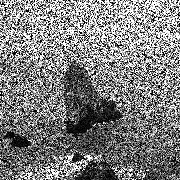
#> input picture Final Results/Explicit Scheme Train Kernel/gaussian_0.8/test_017.png, 180 x 180 px, given as the content of the folder clean_images, which was not available
$ jupyter execute 'Fixed Initialization.ipynb'   (text cells are left out)
#> lines starting #> are read from the running program, lines starting #| are printed output that depends on the picture; pictures that were not available may be replaced by others from this repository, and a replacement may not be noted
[cell 1]
import os
import numpy as np
import cv2
from scipy.optimize import minimize
from tqdm import tqdm

# Define the parameters
dt = 0.1  # Time step
initial_kernel = np.array([[0, 1, 0], [1, -4, 1], [0, 1, 0]])  # Initial kernel

# Pad the kernel to match the size of the image
padding = (initial_kernel.shape[0] - 1) // 2
initial_kernel_padded = np.pad(initial_kernel, padding, 'constant')

# Define the hyperparameter lambda
lambda_value = 0.1

# Function to compute g(s^2)
def g(s_squared):
    return 1 / (1 + (s_squared + lambda_value**2))

# Objective function to minimize
def objective_function(kernel_params, clean_images, noisy_images):
    kernel = kernel_params.reshape((3, 3))
    kernel_padded = np.pad(kernel, padding, 'constant')
    error = 0
    for clean_image, noisy_image in zip(clean_images, noisy_images):
        denoised_image = noisy_image.copy()
        for _ in range(20):
            denoised_image = denoise_image(denoised_image, kernel_padded)
        error += np.mean((denoised_image - clean_image) ** 2)  # Example error metric (MSE)
    return error

# Function to apply the update rule
def denoise_image(image, kernel):
    k_u = cv2.filter2D(image, -1, kernel)
    phi = k_u * g(k_u**2)
    p = dt * phi
    return image + p

# Load the training images (clean and noisy) from separate directories
clean_dir = 'clean_images'
noisy_dir = 'gaussian_0.8'

clean_images = []
noisy_images = []

for filename in os.listdir(clean_dir):
    if filename.endswith('.jpg') or filename.endswith('.png'):
        clean_image = cv2.imread(os.path.join(clean_dir, filename), 0)
#> clean_image is the input picture: shape (180, 180); min 0, max 255, mean 127
        clean_image = clean_image.astype(np.float32) / 255.0
        clean_images.append(clean_image)

        noisy_image = cv2.imread(os.path.join(noisy_dir, filename), 0)
        noisy_image = noisy_image.astype(np.float32) / 255.0
        noisy_images.append(noisy_image)

# Flatten initial kernel for optimization
initial_params = initial_kernel.flatten()

# Optimize the kernel parameters with tqdm progress bar
with tqdm(total=len(clean_images), desc='Training Kernel') as pbar:
    def update_progress(_):
        pbar.update(1)

    # Optimize the kernel parameters
    optimized_params = minimize(objective_function, initial_params, args=(clean_images, noisy_images),
                                callback=update_progress)
#> optimized_params = 10 items

# Reshape optimized parameters to obtain the trained kernel
trained_kernel = optimized_params.x.reshape((3, 3))
#> trained_kernel = [[0, 1, 0], [1, -4, 1], [0, 1, 0]]

# Pad the trained kernel
trained_kernel_padded = np.pad(trained_kernel, padding, 'constant')
#> trained_kernel_padded = [[0, 0, 0, 0, 0], [0, 0, 1, 0, 0], [0, 1, -4, 1, 0], [0, 0, 1, 0, 0], [0, 0, 0, 0, 0]]

# Load the test image
test_image = cv2.imread('test_0.8.png', 0)
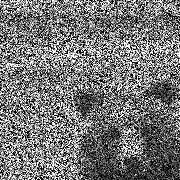
#> input picture Final Results/Explicit Scheme Train Kernel/test_0.8.png, 180 x 180 px
#> test_image is the input picture: shape (180, 180); min 0, max 255, mean 118.6
test_image = test_image.astype(np.float32) / 255.0

# Denoise the test image using the trained kernel
denoised_image = test_image.copy()
for _ in range(20):
    denoised_image = denoise_image(denoised_image, trained_kernel_padded)

cv2.imwrite('perona_0.8.jpg', denoised_image * 255.0)
#> Out = True

[cell 2]
print(trained_kernel)
#| [[ 0.  1.  0.]
#|  [ 1. -4.  1.]
#|  [ 0.  1.  0.]]

[cell 3]
import os
import numpy as np
import cv2
from scipy.optimize import minimize
from tqdm import tqdm

# Define the parameters
dt = 0.1  # Time step
initial_kernel = np.array([[0, 1, 0], [1, -4, 1], [0, 1, 0]])  # Initial kernel

# Pad the kernel to match the size of the image
padding = (initial_kernel.shape[0] - 1) // 2
initial_kernel_padded = np.pad(initial_kernel, padding, 'constant')

# Define the hyperparameter lambda
lambda_value = 0.1

# ReLU activation function
def relu(x):
    return np.maximum(0, x)

# Function to compute phi(x) using ReLU activation
def g(x):
    return relu(x)

# Objective function to minimize
def objective_function(kernel_params, clean_images, noisy_images):
    kernel = kernel_params.reshape((3, 3))
    kernel_padded = np.pad(kernel, padding, 'constant')
    error = 0
    for clean_image, noisy_image in zip(clean_images, noisy_images):
        denoised_image = noisy_image.copy()
        for _ in range(20):
            denoised_image = denoise_image(denoised_image, kernel_padded)
        error += np.mean((denoised_image - clean_image) ** 2)  # Example error metric (MSE)
    return error

# Function to apply the update rule
def denoise_image(image, kernel):
    k_u = cv2.filter2D(image, -1, kernel)
    p = dt * k_u * g(k_u)
    return image + p

# Load the training images (clean and noisy) from separate directories
clean_dir = 'clean_images'
noisy_dir = 'gaussian_0.8'

clean_images = []
noisy_images = []

for filename in os.listdir(clean_dir):
    if filename.endswith('.jpg') or filename.endswith('.png'):
        clean_image = cv2.imread(os.path.join(clean_dir, filename), 0)
        clean_image = clean_image.astype(np.float32) / 255.0
        clean_images.append(clean_image)

        noisy_image = cv2.imread(os.path.join(noisy_dir, filename), 0)
        noisy_image = noisy_image.astype(np.float32) / 255.0
        noisy_images.append(noisy_image)

# Flatten initial kernel for optimization
initial_params = initial_kernel.flatten()

# Optimize the kernel parameters with tqdm progress bar
with tqdm(total=len(clean_images), desc='Training Kernel') as pbar:
    def update_progress(_):
        pbar.update(1)

    # Optimize the kernel parameters
    optimized_params = minimize(objective_function, initial_params, args=(clean_images, noisy_images),
                                callback=update_progress)

# Reshape optimized parameters to obtain the trained kernel
trained_kernel = optimized_params.x.reshape((3, 3))

# Pad the trained kernel
trained_kernel_padded = np.pad(trained_kernel, padding, 'constant')

# Load the test image
test_image = cv2.imread('test_0.8.png', 0)
test_image = test_image.astype(np.float32) / 255.0

# Denoise the test image using the trained kernel
denoised_image = test_image.copy()
for _ in range(20):
    denoised_image = denoise_image(denoised_image, trained_kernel_padded)

cv2.imwrite('relu_0.8.jpg', denoised_image * 255.0)
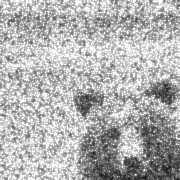
#> saved as relu_0.8.jpg: shape (180, 180); min 17, max 255, mean 177.8
#> Out = True

[cell 4]
print(trained_kernel)
#| [[ 0.  1.  0.]
#|  [ 1. -4.  1.]
#|  [ 0.  1.  0.]]

[cell 5]
import os
import numpy as np
import cv2
from scipy.optimize import minimize
from tqdm import tqdm

# Define the parameters
dt = 0.1  # Time step
initial_kernel = np.array([[0, 1, 0], [1, -4, 1], [0, 1, 0]])  # Initial kernel

# Pad the kernel to match the size of the image
padding = (initial_kernel.shape[0] - 1) // 2
initial_kernel_padded = np.pad(initial_kernel, padding, 'constant')

# Define the hyperparameter lambda
lambda_value = 0.1

# Function to compute g(s^2)
def g(s_squared):
    denom = np.sqrt(1 + s_squared/lambda_value**2)
    return np.sqrt(s_squared)/denom

# Objective function to minimize
def objective_function(kernel_params, clean_images, noisy_images):
    kernel = kernel_params.reshape((3, 3))
    kernel_padded = np.pad(kernel, padding, 'constant')
    error = 0
    for clean_image, noisy_image in zip(clean_images, noisy_images):
        denoised_image = noisy_image.copy()
        for _ in range(20):
            denoised_image = denoise_image(denoised_image, kernel_padded)
        error += np.mean((denoised_image - clean_image) ** 2)  # Example error metric (MSE)
    return error

# Function to apply the update rule
def denoise_image(image, kernel):
    k_u = cv2.filter2D(image, -1, kernel)
    phi = k_u*g(k_u**2)
    p = dt * phi
    return image + p

# Load the training images (clean and noisy) from separate directories
clean_dir = 'clean_images'
noisy_dir = 'gaussian_0.8'

clean_images = []
noisy_images = []

for filename in os.listdir(clean_dir):
    if filename.endswith('.jpg') or filename.endswith('.png'):
        clean_image = cv2.imread(os.path.join(clean_dir, filename), 0)
        clean_image = clean_image.astype(np.float32) / 255.0
        clean_images.append(clean_image)

        noisy_image = cv2.imread(os.path.join(noisy_dir, filename), 0)
        noisy_image = noisy_image.astype(np.float32) / 255.0
        noisy_images.append(noisy_image)

# Flatten initial kernel for optimization
initial_params = initial_kernel.flatten()

# Optimize the kernel parameters with tqdm progress bar
with tqdm(total=len(clean_images), desc='Training Kernel') as pbar:
    def update_progress(_):
        pbar.update(1)

    # Optimize the kernel parameters
    optimized_params = minimize(objective_function, initial_params, args=(clean_images, noisy_images),
                                callback=update_progress)

# Reshape optimized parameters to obtain the trained kernel
trained_kernel = optimized_params.x.reshape((3, 3))

# Pad the trained kernel
trained_kernel_padded = np.pad(trained_kernel, padding, 'constant')

# Load the test image
test_image = cv2.imread('test_0.8.png', 0)
test_image = test_image.astype(np.float32) / 255.0

# Denoise the test image using the trained kernel
denoised_image = test_image.copy()
for _ in range(20):
    denoised_image = denoise_image(denoised_image, trained_kernel_padded)
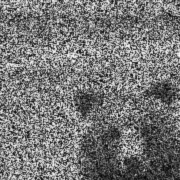
#> denoised_image: shape (180, 180) float32; min 0.0282, max 0.972, mean 0.465

cv2.imwrite('charbonier_0.8.jpg', denoised_image * 255.0)
#> Out = True

[cell 6]
print(trained_kernel)
#| [[ 0.  1.  0.]
#|  [ 1. -4.  1.]
#|  [ 0.  1.  0.]]

[cell 7]
import os
import numpy as np
import cv2
from scipy.optimize import minimize
from tqdm import tqdm

# Define the parameters
dt = 0.1  # Time step
initial_kernel = np.array([[1, 1, 1], [1, -8, 1], [1, 1, 1]])  # Initial kernel

# Pad the kernel to match the size of the image
padding = (initial_kernel.shape[0] - 1) // 2
initial_kernel_padded = np.pad(initial_kernel, padding, 'constant')

# Define the hyperparameter lambda
lambda_value = 0.1

# Function to compute g(s^2)
def g(s_squared):
    return 1 / (1 + (s_squared + lambda_value**2))

# Objective function to minimize
def objective_function(kernel_params, clean_images, noisy_images):
    kernel = kernel_params.reshape((3, 3))
    kernel_padded = np.pad(kernel, padding, 'constant')
    error = 0
    for clean_image, noisy_image in zip(clean_images, noisy_images):
        denoised_image = noisy_image.copy()
        for _ in range(20):
            denoised_image = denoise_image(denoised_image, kernel_padded)
        error += np.mean((denoised_image - clean_image) ** 2)  # Example error metric (MSE)
    return error

# Function to apply the update rule
def denoise_image(image, kernel):
    k_u = cv2.filter2D(image, -1, kernel)
    phi = k_u * g(k_u**2)
    p = dt * phi
    return image + p

# Load the training images (clean and noisy) from separate directories
clean_dir = 'clean_images'
noisy_dir = 'gaussian_0.8'

clean_images = []
noisy_images = []

for filename in os.listdir(clean_dir):
    if filename.endswith('.jpg') or filename.endswith('.png'):
        clean_image = cv2.imread(os.path.join(clean_dir, filename), 0)
        clean_image = clean_image.astype(np.float32) / 255.0
        clean_images.append(clean_image)

        noisy_image = cv2.imread(os.path.join(noisy_dir, filename), 0)
        noisy_image = noisy_image.astype(np.float32) / 255.0
        noisy_images.append(noisy_image)

# Flatten initial kernel for optimization
initial_params = initial_kernel.flatten()

# Optimize the kernel parameters with tqdm progress bar
with tqdm(total=len(clean_images), desc='Training Kernel') as pbar:
    def update_progress(_):
        pbar.update(1)

    # Optimize the kernel parameters
    optimized_params = minimize(objective_function, initial_params, args=(clean_images, noisy_images),
                                callback=update_progress)

# Reshape optimized parameters to obtain the trained kernel
trained_kernel = optimized_params.x.reshape((3, 3))
#> trained_kernel = [[1, 1, 1], [1, -8, 1], [1, 1, 1]]

# Pad the trained kernel
trained_kernel_padded = np.pad(trained_kernel, padding, 'constant')
#> trained_kernel_padded = [[0, 0, 0, 0, 0], [0, 1, 1, 1, 0], [0, 1, -8, 1, 0], [0, 1, 1, 1, 0], [0, 0, 0, 0, 0]]

# Load the test image
test_image = cv2.imread('test_0.8.png', 0)
test_image = test_image.astype(np.float32) / 255.0

# Denoise the test image using the trained kernel
denoised_image = test_image.copy()
for _ in range(20):
    denoised_image = denoise_image(denoised_image, trained_kernel_padded)
#> this loop made 20 passes
#> pass 1, in denoise_image (call 201), `k_u = cv2.filter2D(image, -1, kernel)`:
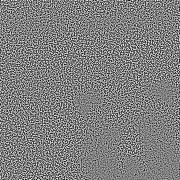
#> k_u: shape (180, 180) float32; min -7.06, max 7.06, mean 0.00109; drawn with min black and max white
#> pass 1, in denoise_image (call 201), `phi = k_u * g(k_u**2)`:
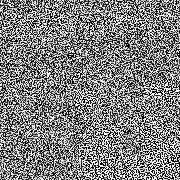
#> phi: shape (180, 180) float32; min -0.498, max 0.498, mean 0.00257; drawn with min black and max white
#> after the loop:
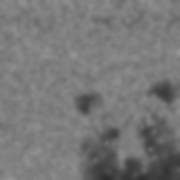
#> denoised_image: shape (180, 180) float32; min 0.186, max 0.592, mean 0.469

cv2.imwrite('perona_0.8.jpg', denoised_image * 255.0)
#> Out = True

[cell 8]
print(trained_kernel)
#| [[ 1.  1.  1.]
#|  [ 1. -8.  1.]
#|  [ 1.  1.  1.]]

[cell 9]
import os
import numpy as np
import cv2
from scipy.optimize import minimize
from tqdm import tqdm

# Define the parameters
dt = 0.1  # Time step
initial_kernel = np.array([[1, 1, 1], [1, -8, 1], [1, 1, 1]])  # Initial kernel

# Pad the kernel to match the size of the image
padding = (initial_kernel.shape[0] - 1) // 2
initial_kernel_padded = np.pad(initial_kernel, padding, 'constant')

# Define the hyperparameter lambda
lambda_value = 0.1

# ReLU activation function
def relu(x):
    return np.maximum(0, x)

# Function to compute phi(x) using ReLU activation
def g(x):
    return relu(x)

# Objective function to minimize
def objective_function(kernel_params, clean_images, noisy_images):
    kernel = kernel_params.reshape((3, 3))
    kernel_padded = np.pad(kernel, padding, 'constant')
    error = 0
    for clean_image, noisy_image in zip(clean_images, noisy_images):
        denoised_image = noisy_image.copy()
        for _ in range(20):
            denoised_image = denoise_image(denoised_image, kernel_padded)
        error += np.mean((denoised_image - clean_image) ** 2)  # Example error metric (MSE)
    return error

# Function to apply the update rule
def denoise_image(image, kernel):
    k_u = cv2.filter2D(image, -1, kernel)
    p = dt * k_u * g(k_u)
    return np.clip(image + p, 0, 1)

# Load the training images (clean and noisy) from separate directories
clean_dir = 'clean_images'
noisy_dir = 'gaussian_0.8'

clean_images = []
noisy_images = []

for filename in os.listdir(clean_dir):
    if filename.endswith('.jpg') or filename.endswith('.png'):
        clean_image = cv2.imread(os.path.join(clean_dir, filename), 0)
        clean_image = clean_image.astype(np.float32) / 255.0
        clean_images.append(clean_image)

        noisy_image = cv2.imread(os.path.join(noisy_dir, filename), 0)
        noisy_image = noisy_image.astype(np.float32) / 255.0
        noisy_images.append(noisy_image)

# Flatten initial kernel for optimization
initial_params = initial_kernel.flatten()

# Optimize the kernel parameters with tqdm progress bar
with tqdm(total=len(clean_images), desc='Training Kernel') as pbar:
    def update_progress(_):
        pbar.update(1)

    # Optimize the kernel parameters
    optimized_params = minimize(objective_function, initial_params, args=(clean_images, noisy_images),
                                callback=update_progress)

# Reshape optimized parameters to obtain the trained kernel
trained_kernel = optimized_params.x.reshape((3, 3))

# Pad the trained kernel
trained_kernel_padded = np.pad(trained_kernel, padding, 'constant')

# Load the test image
test_image = cv2.imread('test_0.8.png', 0)
test_image = test_image.astype(np.float32) / 255.0

# Denoise the test image using the trained kernel
denoised_image = test_image.copy()
for _ in range(20):
    denoised_image = denoise_image(denoised_image, trained_kernel_padded)
#> this loop made 20 passes
#> pass 1, in denoise_image (call 201), `p = dt * k_u * g(k_u)`:
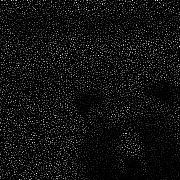
#> p: shape (180, 180) float32; min 0, max 4.98, mean 0.343; drawn with min black and max white
#> after the loop:
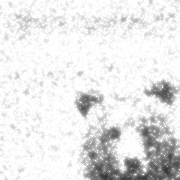
#> denoised_image: shape (180, 180) float32; min 0.203, max 1, mean 0.903

cv2.imwrite('relu_0.8.jpg', denoised_image * 255.0)
#> Out = True

[cell 10]
print(trained_kernel)
#| [[ 1.  1.  1.]
#|  [ 1. -8.  1.]
#|  [ 1.  1.  1.]]

[cell 11]
import os
import numpy as np
import cv2
from scipy.optimize import minimize
from tqdm import tqdm

# Define the parameters
dt = 0.1  # Time step
initial_kernel = np.array([[1, 1, 1], [1, -8, 1], [1, 1, 1]])  # Initial kernel

# Pad the kernel to match the size of the image
padding = (initial_kernel.shape[0] - 1) // 2
initial_kernel_padded = np.pad(initial_kernel, padding, 'constant')

# Define the hyperparameter lambda
lambda_value = 0.1

# Function to compute g(s^2)
def g(s_squared):
    denom = np.sqrt(1 + s_squared/lambda_value**2)
    return np.sqrt(s_squared)/denom

# Objective function to minimize
def objective_function(kernel_params, clean_images, noisy_images):
    kernel = kernel_params.reshape((3, 3))
    kernel_padded = np.pad(kernel, padding, 'constant')
    error = 0
    for clean_image, noisy_image in zip(clean_images, noisy_images):
        denoised_image = noisy_image.copy()
        for _ in range(20):
            denoised_image = denoise_image(denoised_image, kernel_padded)
        error += np.mean((denoised_image - clean_image) ** 2)  # Example error metric (MSE)
    return error

# Function to apply the update rule
def denoise_image(image, kernel):
    k_u = cv2.filter2D(image, -1, kernel)
    phi = k_u*g(k_u**2)
    p = dt * phi
    return image + p

# Load the training images (clean and noisy) from separate directories
clean_dir = 'clean_images'
noisy_dir = 'gaussian_0.8'

clean_images = []
noisy_images = []

for filename in os.listdir(clean_dir):
    if filename.endswith('.jpg') or filename.endswith('.png'):
        clean_image = cv2.imread(os.path.join(clean_dir, filename), 0)
        clean_image = clean_image.astype(np.float32) / 255.0
        clean_images.append(clean_image)

        noisy_image = cv2.imread(os.path.join(noisy_dir, filename), 0)
        noisy_image = noisy_image.astype(np.float32) / 255.0
        noisy_images.append(noisy_image)

# Flatten initial kernel for optimization
initial_params = initial_kernel.flatten()

# Optimize the kernel parameters with tqdm progress bar
with tqdm(total=len(clean_images), desc='Training Kernel') as pbar:
    def update_progress(_):
        pbar.update(1)

    # Optimize the kernel parameters
    optimized_params = minimize(objective_function, initial_params, args=(clean_images, noisy_images),
                                callback=update_progress)

# Reshape optimized parameters to obtain the trained kernel
trained_kernel = optimized_params.x.reshape((3, 3))

# Pad the trained kernel
trained_kernel_padded = np.pad(trained_kernel, padding, 'constant')

# Load the test image
test_image = cv2.imread('test_0.8.png', 0)
test_image = test_image.astype(np.float32) / 255.0

# Denoise the test image using the trained kernel
denoised_image = test_image.copy()
for _ in range(20):
    denoised_image = denoise_image(denoised_image, trained_kernel_padded)
#> this loop made 20 passes
#> pass 1, in g (call 201), `denom = np.sqrt(1 + s_squared/lambda_value**2)`:
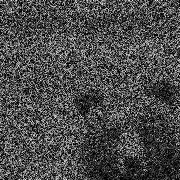
#> denom: shape (180, 180) float32; min 1, max 70.6, mean 21.8; drawn with min black and max white
#> after the loop:
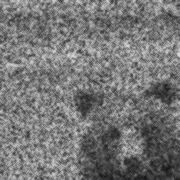
#> denoised_image: shape (180, 180) float32; min 0.0786, max 0.89, mean 0.465

cv2.imwrite('charbonier_0.8.jpg', denoised_image * 255.0)
#> Out = True

[cell 12]
print(trained_kernel)
#| [[ 1.  1.  1.]
#|  [ 1. -8.  1.]
#|  [ 1.  1.  1.]]
